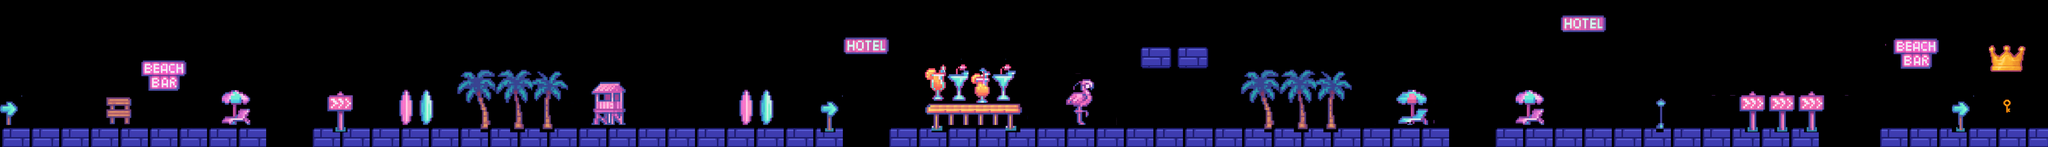

This is a level from a 2D game, rendered from its Tiled map with the project's own tilesets. A one-line summary and the map file follow, with tile-layer data summarised:
An orthogonal 277x20 tile map with 32x32 px tiles, 1 tile layer (Tile Layer 1), 3 tilesets and 46 objects.

<map version="1.10" tiledversion="1.11.2" orientation="orthogonal" renderorder="right-down" width="277" height="20" tilewidth="32" tileheight="32" infinite="0" nextlayerid="8" nextobjectid="72">
 <tileset firstgid="1" source="obstacles-map-louise.tsx" />
 <tileset firstgid="1981" source="../lou/obstacles-map-lou2.tsx" />
 <tileset firstgid="6397" source="divers.tsx" />
 <layer id="3" name="Tile Layer 1" width="277" height="20">
  <data>[5540 cells, 1672 non-empty, 519 distinct tile ids]</data>
 </layer>
 <objectgroup id="5" name="Coins">
  <object id="45" x="495.423" y="357.63" width="41.7158" height="38.6266" />
  <object id="46" x="627.426" y="203.626" width="41.7158" height="38.6266" />
  <object id="47" x="693.428" y="203.626" width="41.7158" height="38.6266" />
  <object id="48" x="755.029" y="202.159" width="41.7158" height="38.6266" />
  <object id="49" x="2595.75" y="301.895" width="41.7158" height="38.6266" />
  <object id="50" x="2654.41" y="301.895" width="41.7158" height="38.6266" />
  <object id="51" x="3660.57" y="100.957" width="41.7158" height="38.6266" />
  <object id="52" x="3725.11" y="100.957" width="41.7158" height="38.6266" />
  <object id="53" x="3792.58" y="99.4899" width="41.7158" height="38.6266" />
  <object id="54" x="4986.48" y="140.558" width="41.7158" height="38.6266" />
  <object id="55" x="5139.01" y="139.091" width="41.7158" height="38.6266" />
  <object id="56" x="6280.11" y="452.966" width="41.7158" height="38.6266" />
  <object id="57" x="6350.51" y="395.764" width="41.7158" height="38.6266" />
  <object id="58" x="6428.25" y="448.566" width="41.7158" height="38.6266" />
  <object id="59" x="6791.99" y="14.4209" width="41.7158" height="38.6266" />
  <object id="60" x="6871.19" y="14.4209" width="41.7158" height="38.6266" />
  <object id="61" x="7972.69" y="357.63" width="41.7158" height="38.6266" />
  <object id="62" x="8068.02" y="419.232" width="41.7158" height="38.6266" />
  <object id="63" x="8328.32" y="439.918" width="41.7158" height="38.6266" />
  <object id="64" x="8257.36" y="441.257" width="41.7158" height="38.6266" />
 </objectgroup>
 <objectgroup id="6" name="Key">
  <object id="65" x="8654.55" y="424.992" width="58.2782" height="69.3904">
   <properties>
    <property name="sprite key" value="" />
   </properties>
  </object>
 </objectgroup>
 <objectgroup id="7" name="Enemy">
  <properties>
   <property name="sprite" value="enemy/sharkk.png" />
  </properties>
  <object id="67" x="2901.04" y="427.938" width="118.297" height="122.24">
   <properties>
    <property name="sprite" value="enemy/sharkk.png" />
   </properties>
  </object>
  <object id="69" x="7320.46" y="429.026" width="118.297" height="122.24">
   <properties>
    <property name="sprite" value="enemy/sharkk.png" />
   </properties>
  </object>
  <object id="70" x="6868.02" y="429.026" width="118.297" height="122.24">
   <properties>
    <property name="sprite" value="enemy/crabb.png" />
   </properties>
  </object>
  <object id="71" x="5277.1" y="425.442" width="118.297" height="122.24">
   <properties>
    <property name="sprite" value="enemy/crabb.png" />
   </properties>
  </object>
 </objectgroup>
 <objectgroup id="4" name="Collisions">
  <object id="3" x="4.58821" y="555.173" width="1151.28" height="91.7642" />
  <object id="4" x="460.989" y="420.072" width="112.411" height="130.764" />
  <object id="5" x="614.82" y="263.822" width="192.705" height="66.529" />
  <object id="6" x="642.349" y="330.351" width="133.058" height="64.2349" />
  <object id="7" x="1342.37" y="559.761" width="2309.36" height="89.4701" />
  <object id="8" x="2565.59" y="415.222" width="135.352" height="139.94" />
  <object id="9" x="2598.83" y="365.895" width="100.941" height="48.1762" />
  <object id="10" x="3842.51" y="555.173" width="2430.58" height="87.176" />
  <object id="12" x="3653.72" y="160.431" width="188.117" height="71.1172" />
  <object id="17" x="1815.16" y="412.715" width="58.6485" height="142.143" />
  <object id="18" x="1726.9" y="413.57" width="58.6485" height="142.143" />
  <object id="21" x="3286.92" y="415.072" width="56.8108" height="142.027" />
  <object id="22" x="3197.37" y="414.616" width="55.5197" height="143.318" />
  <object id="24" x="4625.12" y="407.573" width="99.419" height="142.027" />
  <object id="25" x="4664.29" y="341.724" width="61.9755" height="64.5578" />
  <object id="26" x="4939.8" y="203.57" width="125.239" height="92.5201" />
  <object id="27" x="5100.76" y="205.294" width="125.671" height="88.6435" />
  <object id="28" x="6470.22" y="559.07" width="1402.5" height="81.3428" />
  <object id="29" x="8139.16" y="557.779" width="730.243" height="82.634" />
  <object id="30" x="6755.5" y="67.4139" width="190.698" height="69.2704" />
  <object id="42" x="4010.76" y="456.405" width="404.736" height="96.8784" />
 </objectgroup>
</map>
